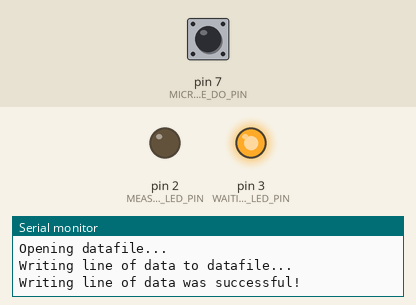
This sketch was run on a simulated Arduino Uno, built with avr-gcc and run on an emulated ATmega328P. On the bench: output pins drawn as LEDs (lit = HIGH), the last lines printed to the serial monitor. Dashed ring = blinking. The inputs (shaded band) are chosen by the test bench; at power-on: pin 7 (MICROPHONE_DO_PIN) LOW. The local clock reads 2024-03-15 10:24:30 at power-on unless the sketch sets it; storage starts empty.

Above: at 3.2 s.
3.3 s: pin 7 (MICROPHONE_DO_PIN) driven HIGH
At 4.1 s:
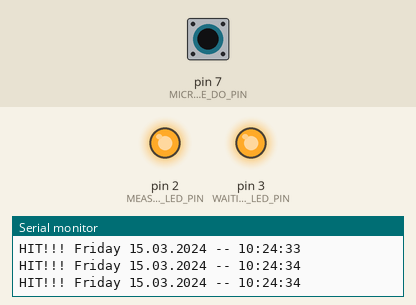
6.3 s: pin 7 (MICROPHONE_DO_PIN) pulsed LOW 2 times (0.12 s each, 0.3 s apart)
At 6.56 s:
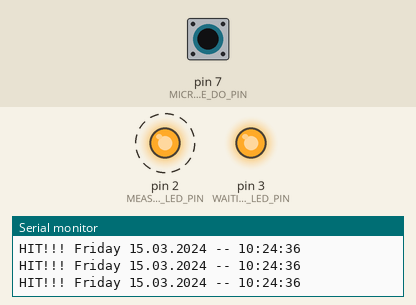
9.9 s: pin 7 (MICROPHONE_DO_PIN) pulsed LOW 5 times (0.12 s each, 0.3 s apart)
At 12.1 s:
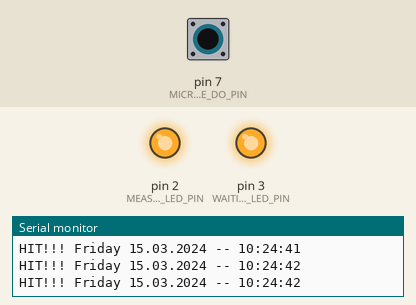
Timing chart, 0 to 13.6 s (numbered marks = the images above; inputs shaded):
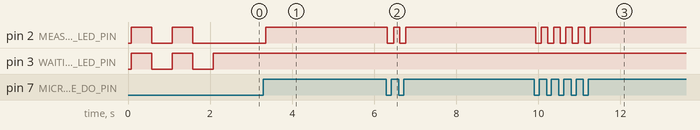

Measured:
- after the input at 3.3 s, pin 2 (MEASURE_LED_PIN): LOW → HIGH after 0.05 s
- after the input at 6.3 s, pin 2 (MEASURE_LED_PIN): alternates HIGH for 0.16 s and LOW for 0.15 s, 4 changes in all, then stays HIGH, starting at once
- after the input at 9.9 s, pin 2 (MEASURE_LED_PIN): alternates HIGH for 0.16 s and LOW for 0.14 s, 10 changes in all, then stays HIGH, starting at once

The sketch:

hardware_test.ino
```cpp
#include <DS3231.h>
#include <SD.h>
#include <SPI.h>

// Init the DS3231 using the hardware interface
DS3231  rtc(SDA, SCL);

const int MICROPHONE_DO_PIN = 7;
const int MEASURE_LED_PIN = 2;
const int WAITING_LED_PIN = 3;
const int SD_PIN_CS = 10;

File DATAFILE;

void setup()
{
  Serial.begin(9600);
  rtc.begin();
  pinMode(MICROPHONE_DO_PIN, INPUT);

  // SD CS PIN
  pinMode(SD_PIN_CS, OUTPUT);

  // Initialize SD card
  if (SD.begin()) {
    Serial.println("SD Card ready to use!");
  } else {
    Serial.println("ERROR: SD Card couldn't be initialized!");
    return;
  }

  // create or open File
  Serial.println("Opening datafile...");
  DATAFILE = SD.open("TESTFILE.txt", FILE_WRITE);

  // check if file got opened
  if (DATAFILE) {
    // write to datafile
    Serial.println("Writing line of data to datafile...");
    DATAFILE.println("Test123");
    DATAFILE.close();
    Serial.println("Writing line of data was successful!");
  } else {
    // error message when dile got error while opening
    Serial.println("ERROR: Opening Datafile returned an error!");
  }

  // set up status LEDs
  pinMode(WAITING_LED_PIN, OUTPUT);
  pinMode(MEASURE_LED_PIN, OUTPUT);

  // blink lights 2 times
  digitalWrite(WAITING_LED_PIN, HIGH);
  digitalWrite(MEASURE_LED_PIN, HIGH);
  delay(500);
  digitalWrite(WAITING_LED_PIN, LOW);
  digitalWrite(MEASURE_LED_PIN, LOW);
  delay(500);
  digitalWrite(WAITING_LED_PIN, HIGH);
  digitalWrite(MEASURE_LED_PIN, HIGH);
  delay(500);
  digitalWrite(WAITING_LED_PIN, LOW);
  digitalWrite(MEASURE_LED_PIN, LOW);
  delay(500);

  // only waiting on
  digitalWrite(WAITING_LED_PIN, HIGH);
}

void loop()
{
  // Log Mic hit
  int active = digitalRead(MICROPHONE_DO_PIN);
  if (active) {
    // turn LED on
    digitalWrite(MEASURE_LED_PIN, HIGH);

    // send HIT
    Serial.print("HIT!!! ");

    // Send Day-of-Week
    Serial.print(rtc.getDOWStr());
    Serial.print(" ");

    // Send date
    Serial.print(rtc.getDateStr());
    Serial.print(" -- ");

    // Send time
    Serial.println(rtc.getTimeStr());

    // turn LED off
    digitalWrite(MEASURE_LED_PIN, LOW);
  }
}
```
